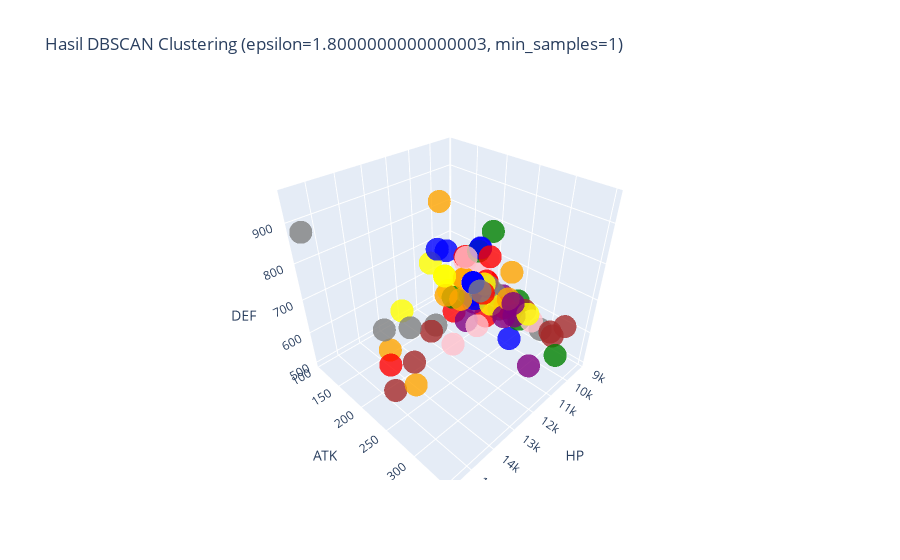

Source (notebook cell):
### Code cell
best_epsilon = max_value[0]
best_min_samples = max_value[1]

db=DBSCAN(eps=best_epsilon, min_samples=best_min_samples, metric='euclidean')
db.fit(df_train)
best_labels = db.labels_

unique_labels = np.unique(best_labels)
colors = ['blue', 'red', 'green', 'purple', 'orange', 'brown', 'pink', 'gray', 'yellow']
cluster_colors = [colors[label % len(colors)] if label != -1 else 'black' for label in best_labels]

# Membuat scatter plot 3D menggunakan iloc
trace = go.Scatter3d(
    x=df_train.iloc[:, 0],  # PCA 1
    y=df_train.iloc[:, 1],  # PCA 2
    z=df_train.iloc[:, 2],  # PCA 3
    mode='markers',
    marker=dict(size=8, color=cluster_colors, opacity=0.8),
    text=[f'Cluster {label}' if label != -1 else 'Outlier' for label in best_labels],
    name='Data Points'
)

# Membuat layout
layout = go.Layout(
    title=f'Hasil DBSCAN Clustering (epsilon={best_epsilon}, min_samples={best_min_samples})',
    scene=dict(
        xaxis_title='HP',
        yaxis_title='ATK',
        zaxis_title='DEF'
    ),
    showlegend=False
)

# Menggabungkan semua trace
fig = go.Figure(data=[trace], layout=layout)

# Menampilkan plot interaktif
fig.show()

### Figure 1 — Plotly figure (JSON) as saved in the notebook; plotly's stock layout.template omitted (floating-point values rounded to 4 significant figures)
{"data": [{"marker": {"color": ["blue", "red", "green", "purple", "orange", "brown", "pink", "gray", "yellow", "blue", "red", "green", "purple", "orange", "brown", "pink", "gray", "yellow", "blue", "red", "green", "purple", "orange", "brown", "pink", "gray", "yellow", "blue", "red", "green", "purple", "orange", "brown", "pink", "gray", "red", "yellow", "blue", "red", "green", "purple", "orange", "brown", "pink", "gray", "yellow", "blue", "red", "green", "purple", "orange", "orange", "brown", "pink", "gray", "yellow", "blue", "red", "green", "purple", "blue", "blue", "blue", "blue", "blue", "blue", "blue", "blue", "blue", "blue", "orange", "brown", "pink", "gray", "yellow", "blue", "red", "green", "purple", "yellow", "orange", "brown", "pink", "gray"], "opacity": 0.8, "size": 8}, "mode": "markers", "name": "Data Points", "text": ["Cluster 0", "Cluster 1", "Cluster 2", "Cluster 3", "Cluster 4", "Cluster 5", "Cluster 6", "Cluster 7", "Cluster 8", "Cluster 9", "Cluster 10", "Cluster 11", "Cluster 12", "Cluster 13", "Cluster 14", "Cluster 15", "Cluster 16", "Cluster 17", "Cluster 18", "Cluster 19", "Cluster 20", "Cluster 21", "Cluster 22", "Cluster 23", "Cluster 24", "Cluster 25", "Cluster 26", "Cluster 27", "Cluster 28", "Cluster 29", "Cluster 30", "Cluster 31", "Cluster 32", "Cluster 33", "Cluster 34", "Cluster 19", "Cluster 35", "Cluster 36", "Cluster 37", "Cluster 38", "Cluster 39", "Cluster 40", "Cluster 41", "Cluster 42", "Cluster 43", "Cluster 44", "Cluster 45", "Cluster 46", "Cluster 47", "Cluster 48", "Cluster 31", "Cluster 49", "Cluster 50", "Cluster 51", "Cluster 52", "Cluster 53", "Cluster 54", "Cluster 55", "Cluster 56", "Cluster 57", "Cluster 9", "Cluster 9", "Cluster 9", "Cluster 9", "Cluster 9", "Cluster 9", "Cluster 9", "Cluster 9", "Cluster 9", "Cluster 9", "Cluster 58", "Cluster 59", "Cluster 60", "Cluster 61", "Cluster 62", "Cluster 63", "Cluster 64", "Cluster 65", "Cluster 66", "Cluster 35", "Cluster 67", "Cluster 68", "Cluster 69", "Cluster 70"], "type": "scatter3d", "x": [13226, 13348, 10899, 9461, 12858, 13348, 9787, 13050, 12397, 10874, 10766, 10984, 9787, 12490, 15674, 12981, 9570, 12397, 13226, 9569, 9189, 12071, 15307, 9797, 9570, 15552, 14695, 13348, 11636, 12858, 13715, 11962, 13103, 12179, 10287, 9570, 12288, 11092, 9570, 12397, 11021, 12506, 10409, 10360, 15184, 9787, 12071, 14695, 12368, 12907, 11962, 12289, 13471, 11854, 12993, 10657, 9243, 13103, 10331, 10849, 10875, 10875, 10875, 10875, 10875, 10875, 10875, 10875, 10875, 10875, 10531, 10164, 13592, 10875, 12736, 10223, 11201, 10372, 9352, 12288, 14450, 10164, 10657, 14695], "y": [251, 313, 234, 223, 227, 192, 159, 225, 191, 212, 173, 223, 199, 318, 265, 335, 212, 223, 342, 196, 244, 254, 243, 335, 183, 106, 239, 297, 223, 342, 299, 233, 323, 223, 311, 195, 212, 216, 232, 231, 318, 223, 287, 298, 229, 212, 191, 208, 287, 337, 234, 240, 234, 244, 304, 225, 170, 301, 202, 267, 212, 212, 212, 212, 212, 212, 212, 212, 212, 212, 263, 327, 310, 225, 349, 202, 249, 340, 240, 212, 244, 323, 191, 251], "z": [876, 781, 676, 601, 959, 499, 669, 648, 771, 682, 546, 648, 600, 859, 627, 784, 601, 723, 751, 627, 594, 708, 695, 630, 648, 876, 769, 807, 792, 784, 769, 750, 799, 546, 615, 628, 750, 655, 573, 711, 537, 713, 653, 630, 728, 573, 799, 576, 922, 789, 751, 710, 657, 745, 830, 683, 703, 815, 751, 630, 683, 683, 683, 683, 683, 683, 683, 683, 683, 683, 669, 607, 763, 669, 799, 758, 799, 569, 587, 750, 548, 615, 734, 738]}], "layout": {"scene": {"xaxis": {"title": {"text": "HP"}}, "yaxis": {"title": {"text": "ATK"}}, "zaxis": {"title": {"text": "DEF"}}}, "showlegend": false, "title": {"text": "Hasil DBSCAN Clustering (epsilon=1.8000000000000003, min_samples=1)"}}}
